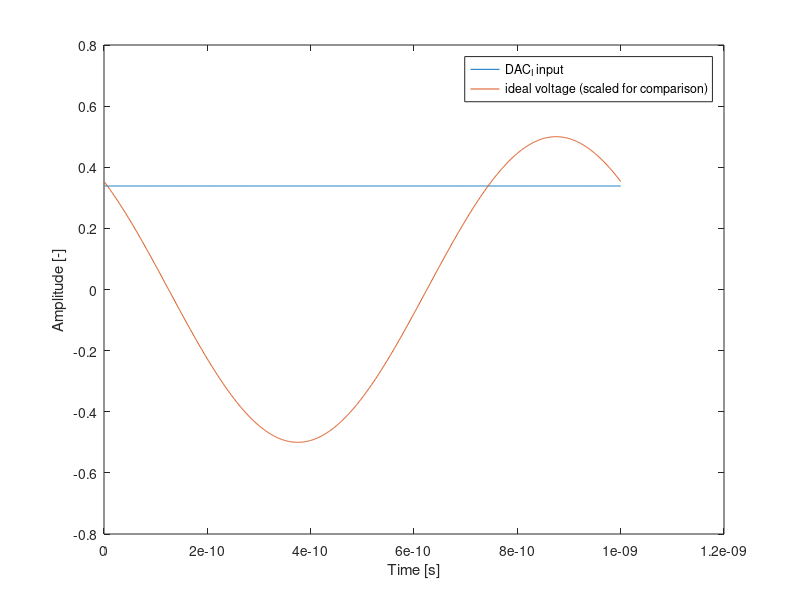
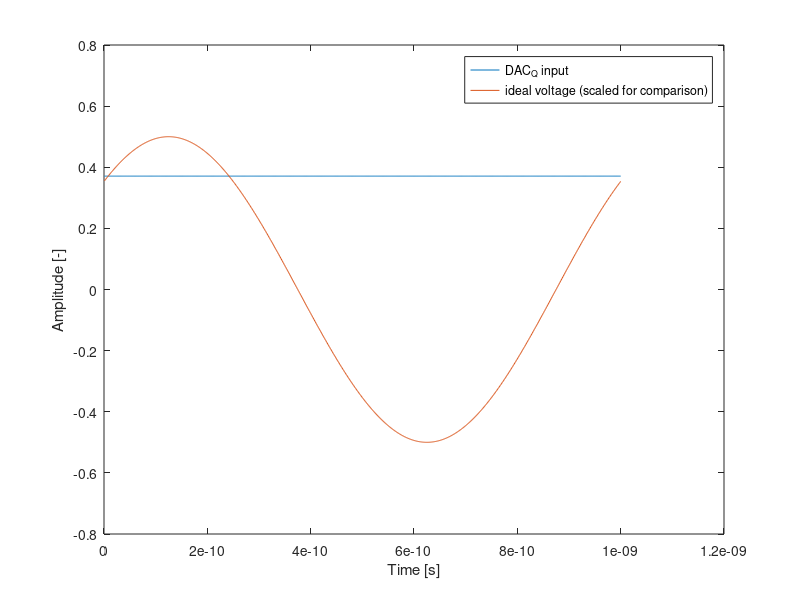
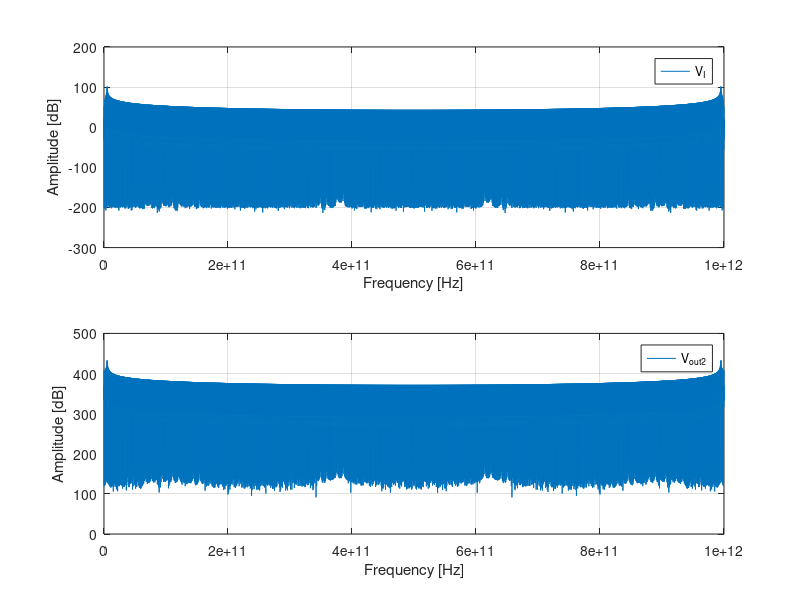
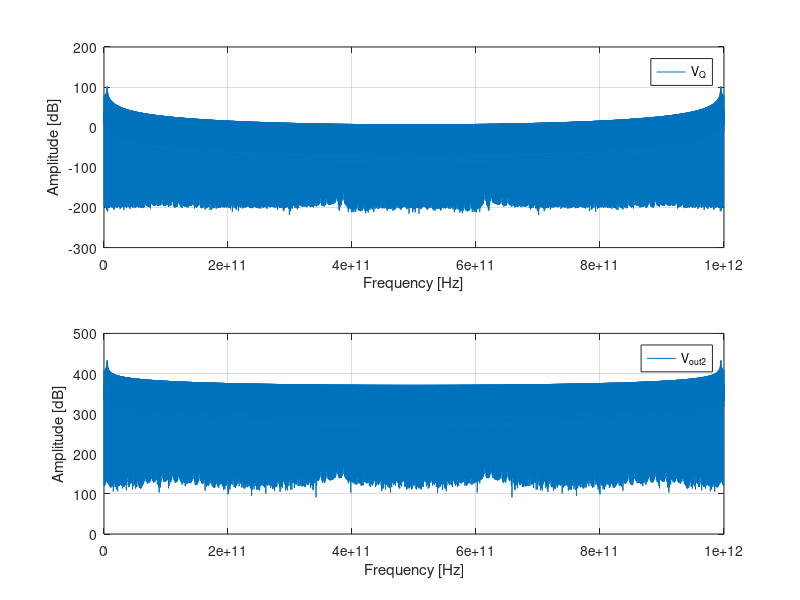

The MATLAB script that drew these images, in order: (Note: this script raises an error after producing the figures.)
% Cleanup
clear all;
close all;
clc;

clear;
close all;

% Set the Larmor frequencies of the qubits (3 qubits)
f0 = [5.1e9, 4.9e9, 0];

% Set the Rabi frequencies
fR = [1e6, 1e6, 0];

%define microwave frequency
fosc=5e9; %[Hz]


%number of bits of the DAC
N=5;

%sample frequency of the DAC
fsample=1e9;

% define input signal
% input amplitude 
A=[1 0 0]; %[V]
% input frequency 
fin=[1 1 0]*1e9; %[Hz]
% inout phases
ph_in=[pi/4 0 0]; %[rad]

% total simulation time. It is computed as the time needed for a pi
% rotation for Q1
T=1/fR(1)/2; %[s]
% simulation time step
dt=1e-12; %[s]
% define time vector
t=dt:dt:T; %[s]


% input signal
% Am = 1;          % Amplitude
% mu = 0;         % Mean
% sigma = 0.1;    % Standard deviation
% in = Am * gaussmf(t, [sigma*sqrt(2*pi) mu]);

in=A(1)*cos(2*pi*fin(1)*t+ph_in(1))+...
    A(2)*cos(2*pi*fin(2)*t+ph_in(2))+...
    A(3)*cos(2*pi*fin(2)*t+ph_in(3)); %[V]

% Use the Hilbert transform to extract the I and Q components
s_hilbert = hilbert(in);
I = real(s_hilbert);
Q = imag(s_hilbert);

I_new = I .* cos(fosc*t) + Q .* sin(fosc*t);
Q_new = Q .* cos(fosc*t) + I .* sin(fosc*t);

% s_hilbert = hilbert(in);
% I = A(1)*cos(2*pi*fin(1)*t+ph_in(1)) + A(2)*cos(2*pi*fin(2)*t+ph_in(2));
% Q = A(1)*sin(2*pi*fin(1)*t+ph_in(1)) + A(2)*sin(2*pi*fin(2)*t+ph_in(2));

%sampling the input signal I
I_sampled=I_new(1:1/(fsample*dt):end);

%sampling the input signal Q
Q_sampled=Q_new(1:1/(fsample*dt):end);

%quantize the signal on N-bit
%first, scale the signal to fit in [0:2^N-1] range, then round it
D_I=round((I_sampled-min(I_new))/(max(I_new)-min(I_new))*(2^N-1));
D_Q=round((Q_sampled-min(Q_new))/(max(Q_new)-min(Q_new))*(2^N-1));

%DAC output range
DAC_or=1; %[V]
%DAC step
LSB=DAC_or/(2^N-1);
%define DAC array
DAC_I=LSB*[0 ones(1,2^N-1)];
output_levels_I=cumsum(DAC_I);

DAC_Q=LSB*[0 ones(1,2^N-1)];
output_levels_Q=cumsum(DAC_Q);

VDAC_I=output_levels_I(D_I+1);
VDAC_Q=output_levels_Q(D_Q+1);

%add S/H
tmp=ones(1/(fsample*dt),1)*VDAC_I;
VoutDAC_I=tmp(:)'-DAC_or/2;
clear tmp

tmp=ones(1/(fsample*dt),1)*VDAC_Q;
VoutDAC_Q=tmp(:)'-DAC_or/2;
clear tmp

figure
plot(t(1:1000),VoutDAC_I(1:1000),t(1:1000),(I(1:1000)-min(I))/(max(I)-min(I))*DAC_or-DAC_or/2);
xlabel('Time [s]')
ylabel('Amplitude [-]')
legend('DAC_I input','ideal voltage (scaled for comparison)')

figure
plot(t(1:1000),VoutDAC_Q(1:1000),t(1:1000),(Q(1:1000)-min(Q))/(max(Q)-min(Q))*DAC_or-DAC_or/2);
xlabel('Time [s]')
ylabel('Amplitude [-]')
legend('DAC_Q input','ideal voltage (scaled for comparison)')

G1=1/sinc(fin(1)/fsample); %[-]

I_mix = 2 * VoutDAC_I .* cos(2 * pi * fosc * t);
Q_mix = 2 * VoutDAC_Q .* sin(2 * pi * fosc * t);

Mix_out = I_mix + Q_mix;

G2=1; %[-]

Vout2=G1 * Mix_out;


%compute fft
V2=abs(fft(Vout2));
V2dB=20*log10(V2); %[dB]
V1=abs(fft(I_mix)+1e-10);
V1dB=20*log10(V1); %[dB]
% FFT resolution
fres=1/T; %[Hz]
% maximum FFT frequency
fmax=1/dt; %[Hz]
% frequency vector
f=0:fres:(fmax-fres); %[Hz]

%% plot FFT
figure
subplot(2,1,1)
plot(f,V1dB)
xlabel('Frequency [Hz]')
ylabel('Amplitude [dB]')
legend('V_{I}')
grid

subplot(2,1,2)
plot(f,V2dB)
hold off
xlabel('Frequency [Hz]')
ylabel('Amplitude [dB]')
legend('V_{out2}')
grid

%compute fft
V2=abs(fft(Vout2));
V2dB=20*log10(V2); %[dB]
V1=abs(fft(Q_mix)+1e-10);
V1dB=20*log10(V1); %[dB]
% FFT resolution
fres=1/T; %[Hz]
% maximum FFT frequency
fmax=1/dt; %[Hz]
% frequency vector
f=0:fres:(fmax-fres); %[Hz]

%% plot FFT
figure
subplot(2,1,1)
plot(f,V1dB)
xlabel('Frequency [Hz]')
ylabel('Amplitude [dB]')
legend('V_{Q}')
grid

subplot(2,1,2)
plot(f,V2dB)
hold off
xlabel('Frequency [Hz]')
ylabel('Amplitude [dB]')
legend('V_{out2}')
grid

%%
% Simulate and plot
[U, probabilities] = spine(fR, f0, dt, Vout2, 10);


% Compute fidelity of the operation on qubit 1
% Ideal transformation representing a pi-rotation around X
 Uideal = [1 0;
           0 1];
% Compute fidelity by comparing the actual transformation to the ideal one
F1 = fidelity(U(:, :, 1), Uideal);

% For the other 2 qubits, we would like to compare the actual transormation
% to the identity operation (I). However, any leakage form the driving
% signal is going to induce Z-rotations on the qubits. Such rotations can
% be easily cancelled by software, i.e. by not applying any extra
% electrical pulse. This correction is currently not implemented in this
% code to make it easier for the students. However, for the simple case in
% which the qubits ar einitialized in |0>, the fidelity on idel qubits can
% be simply computed by measuring the qubit along Z. This measurmenet is
% insensitive with respect to rotazion around Z.
F2=probabilities(3,end,2);
F3=probabilities(3,end,3);


disp(['Fidelity of qubit 1: ' num2str(F1*100) '%']);
disp(['Fidelity of qubit 2: ' num2str(F2*100) '%']);
disp(['Fidelity of qubit 3: ' num2str(F3*100) '%']);
